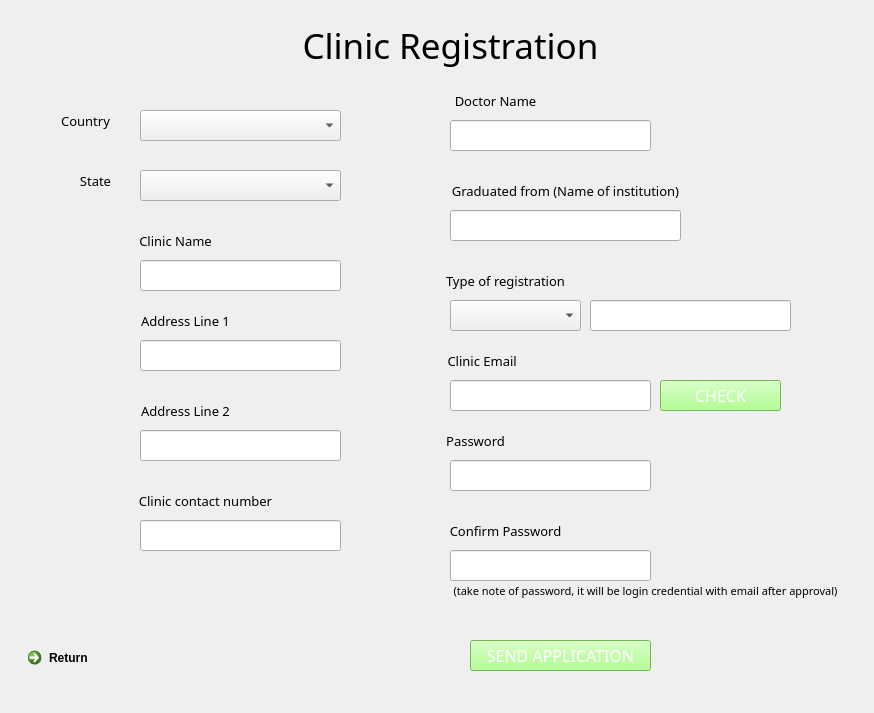
<?xml version="1.0" encoding="UTF-8"?>
<ui version="4.0">
 <class>RegisterPage</class>
 <widget class="QWidget" name="RegisterPage">
  <property name="geometry">
   <rect>
    <x>0</x>
    <y>0</y>
    <width>874</width>
    <height>713</height>
   </rect>
  </property>
  <property name="windowTitle">
   <string>Call A Doctor - Sign up page</string>
  </property>
  <widget class="QLineEdit" name="ClinicNameInput">
   <property name="geometry">
    <rect>
     <x>140</x>
     <y>260</y>
     <width>201</width>
     <height>31</height>
    </rect>
   </property>
   <property name="font">
    <font>
     <family>Bahnschrift Light</family>
    </font>
   </property>
   <property name="toolTip">
    <string>&lt;html&gt;&lt;head/&gt;&lt;body&gt;&lt;p&gt;Username&lt;/p&gt;&lt;p&gt;&lt;br/&gt;&lt;/p&gt;&lt;/body&gt;&lt;/html&gt;</string>
   </property>
   <property name="styleSheet">
    <string notr="true">Username</string>
   </property>
   <property name="text">
    <string/>
   </property>
   <property name="placeholderText">
    <string/>
   </property>
  </widget>
  <widget class="QLabel" name="Welcome_label_2">
   <property name="enabled">
    <bool>true</bool>
   </property>
   <property name="geometry">
    <rect>
     <x>270</x>
     <y>20</y>
     <width>361</width>
     <height>51</height>
    </rect>
   </property>
   <property name="sizePolicy">
    <sizepolicy hsizetype="Preferred" vsizetype="Preferred">
     <horstretch>0</horstretch>
     <verstretch>0</verstretch>
    </sizepolicy>
   </property>
   <property name="font">
    <font>
     <family>Yu Gothic UI Semibold</family>
     <pointsize>26</pointsize>
     <weight>7</weight>
     <italic>false</italic>
     <bold>false</bold>
    </font>
   </property>
   <property name="layoutDirection">
    <enum>Qt::LeftToRight</enum>
   </property>
   <property name="autoFillBackground">
    <bool>false</bool>
   </property>
   <property name="styleSheet">
    <string notr="true">
font: 63 26pt &quot;Yu Gothic UI Semibold&quot;;</string>
   </property>
   <property name="text">
    <string>Clinic Registration</string>
   </property>
   <property name="alignment">
    <set>Qt::AlignCenter</set>
   </property>
  </widget>
  <widget class="QLabel" name="Welcome_label_3">
   <property name="enabled">
    <bool>true</bool>
   </property>
   <property name="geometry">
    <rect>
     <x>50</x>
     <y>220</y>
     <width>251</width>
     <height>41</height>
    </rect>
   </property>
   <property name="sizePolicy">
    <sizepolicy hsizetype="Preferred" vsizetype="Preferred">
     <horstretch>0</horstretch>
     <verstretch>0</verstretch>
    </sizepolicy>
   </property>
   <property name="minimumSize">
    <size>
     <width>251</width>
     <height>41</height>
    </size>
   </property>
   <property name="font">
    <font>
     <family>Yu Gothic UI Semibold</family>
     <pointsize>10</pointsize>
     <weight>7</weight>
     <italic>false</italic>
     <bold>false</bold>
    </font>
   </property>
   <property name="toolTip">
    <string>&lt;html&gt;&lt;head/&gt;&lt;body&gt;&lt;p&gt;&lt;span style=&quot; font-size:10pt; font-weight:600;&quot;&gt;First name&lt;/span&gt;&lt;/p&gt;&lt;/body&gt;&lt;/html&gt;</string>
   </property>
   <property name="layoutDirection">
    <enum>Qt::LeftToRight</enum>
   </property>
   <property name="autoFillBackground">
    <bool>false</bool>
   </property>
   <property name="styleSheet">
    <string notr="true">
font: 63 10pt &quot;Yu Gothic UI Semibold&quot;;</string>
   </property>
   <property name="text">
    <string>Clinic Name</string>
   </property>
   <property name="alignment">
    <set>Qt::AlignCenter</set>
   </property>
  </widget>
  <widget class="QLineEdit" name="DoctorNameInput">
   <property name="geometry">
    <rect>
     <x>450</x>
     <y>120</y>
     <width>201</width>
     <height>31</height>
    </rect>
   </property>
   <property name="font">
    <font>
     <family>Bahnschrift Light</family>
    </font>
   </property>
   <property name="toolTip">
    <string>&lt;html&gt;&lt;head/&gt;&lt;body&gt;&lt;p&gt;Username&lt;/p&gt;&lt;p&gt;&lt;br/&gt;&lt;/p&gt;&lt;/body&gt;&lt;/html&gt;</string>
   </property>
   <property name="styleSheet">
    <string notr="true">Username</string>
   </property>
   <property name="text">
    <string/>
   </property>
   <property name="placeholderText">
    <string/>
   </property>
  </widget>
  <widget class="QLabel" name="Welcome_label_6">
   <property name="enabled">
    <bool>true</bool>
   </property>
   <property name="geometry">
    <rect>
     <x>370</x>
     <y>80</y>
     <width>251</width>
     <height>41</height>
    </rect>
   </property>
   <property name="sizePolicy">
    <sizepolicy hsizetype="Preferred" vsizetype="Preferred">
     <horstretch>0</horstretch>
     <verstretch>0</verstretch>
    </sizepolicy>
   </property>
   <property name="minimumSize">
    <size>
     <width>251</width>
     <height>41</height>
    </size>
   </property>
   <property name="font">
    <font>
     <family>Yu Gothic UI Semibold</family>
     <pointsize>10</pointsize>
     <weight>7</weight>
     <italic>false</italic>
     <bold>false</bold>
    </font>
   </property>
   <property name="toolTip">
    <string>&lt;html&gt;&lt;head/&gt;&lt;body&gt;&lt;p&gt;&lt;span style=&quot; font-size:10pt; font-weight:600;&quot;&gt;First name&lt;/span&gt;&lt;/p&gt;&lt;/body&gt;&lt;/html&gt;</string>
   </property>
   <property name="layoutDirection">
    <enum>Qt::LeftToRight</enum>
   </property>
   <property name="autoFillBackground">
    <bool>false</bool>
   </property>
   <property name="styleSheet">
    <string notr="true">
font: 63 10pt &quot;Yu Gothic UI Semibold&quot;;</string>
   </property>
   <property name="text">
    <string>Doctor Name</string>
   </property>
   <property name="alignment">
    <set>Qt::AlignCenter</set>
   </property>
  </widget>
  <widget class="QLineEdit" name="addressLine1Input">
   <property name="geometry">
    <rect>
     <x>140</x>
     <y>340</y>
     <width>201</width>
     <height>31</height>
    </rect>
   </property>
   <property name="font">
    <font>
     <family>Bahnschrift Light</family>
    </font>
   </property>
   <property name="toolTip">
    <string>&lt;html&gt;&lt;head/&gt;&lt;body&gt;&lt;p&gt;Username&lt;/p&gt;&lt;p&gt;&lt;br/&gt;&lt;/p&gt;&lt;/body&gt;&lt;/html&gt;</string>
   </property>
   <property name="styleSheet">
    <string notr="true">Username</string>
   </property>
   <property name="text">
    <string/>
   </property>
   <property name="placeholderText">
    <string/>
   </property>
  </widget>
  <widget class="QLabel" name="Welcome_label_8">
   <property name="enabled">
    <bool>true</bool>
   </property>
   <property name="geometry">
    <rect>
     <x>60</x>
     <y>300</y>
     <width>251</width>
     <height>41</height>
    </rect>
   </property>
   <property name="sizePolicy">
    <sizepolicy hsizetype="Preferred" vsizetype="Preferred">
     <horstretch>0</horstretch>
     <verstretch>0</verstretch>
    </sizepolicy>
   </property>
   <property name="minimumSize">
    <size>
     <width>251</width>
     <height>41</height>
    </size>
   </property>
   <property name="font">
    <font>
     <family>Yu Gothic UI Semibold</family>
     <pointsize>10</pointsize>
     <weight>7</weight>
     <italic>false</italic>
     <bold>false</bold>
    </font>
   </property>
   <property name="toolTip">
    <string>&lt;html&gt;&lt;head/&gt;&lt;body&gt;&lt;p&gt;&lt;span style=&quot; font-size:10pt; font-weight:600;&quot;&gt;First name&lt;/span&gt;&lt;/p&gt;&lt;/body&gt;&lt;/html&gt;</string>
   </property>
   <property name="layoutDirection">
    <enum>Qt::LeftToRight</enum>
   </property>
   <property name="autoFillBackground">
    <bool>false</bool>
   </property>
   <property name="styleSheet">
    <string notr="true">
font: 63 10pt &quot;Yu Gothic UI Semibold&quot;;</string>
   </property>
   <property name="text">
    <string>Address Line 1</string>
   </property>
   <property name="alignment">
    <set>Qt::AlignCenter</set>
   </property>
  </widget>
  <widget class="QLabel" name="Welcome_label_9">
   <property name="enabled">
    <bool>true</bool>
   </property>
   <property name="geometry">
    <rect>
     <x>60</x>
     <y>390</y>
     <width>251</width>
     <height>41</height>
    </rect>
   </property>
   <property name="sizePolicy">
    <sizepolicy hsizetype="Preferred" vsizetype="Preferred">
     <horstretch>0</horstretch>
     <verstretch>0</verstretch>
    </sizepolicy>
   </property>
   <property name="minimumSize">
    <size>
     <width>251</width>
     <height>41</height>
    </size>
   </property>
   <property name="font">
    <font>
     <family>Yu Gothic UI Semibold</family>
     <pointsize>10</pointsize>
     <weight>7</weight>
     <italic>false</italic>
     <bold>false</bold>
    </font>
   </property>
   <property name="toolTip">
    <string>&lt;html&gt;&lt;head/&gt;&lt;body&gt;&lt;p&gt;&lt;span style=&quot; font-size:10pt; font-weight:600;&quot;&gt;First name&lt;/span&gt;&lt;/p&gt;&lt;/body&gt;&lt;/html&gt;</string>
   </property>
   <property name="layoutDirection">
    <enum>Qt::LeftToRight</enum>
   </property>
   <property name="autoFillBackground">
    <bool>false</bool>
   </property>
   <property name="styleSheet">
    <string notr="true">
font: 63 10pt &quot;Yu Gothic UI Semibold&quot;;</string>
   </property>
   <property name="text">
    <string>Address Line 2</string>
   </property>
   <property name="alignment">
    <set>Qt::AlignCenter</set>
   </property>
  </widget>
  <widget class="QLineEdit" name="addressLine2Input">
   <property name="geometry">
    <rect>
     <x>140</x>
     <y>430</y>
     <width>201</width>
     <height>31</height>
    </rect>
   </property>
   <property name="font">
    <font>
     <family>Bahnschrift Light</family>
    </font>
   </property>
   <property name="toolTip">
    <string>&lt;html&gt;&lt;head/&gt;&lt;body&gt;&lt;p&gt;Username&lt;/p&gt;&lt;p&gt;&lt;br/&gt;&lt;/p&gt;&lt;/body&gt;&lt;/html&gt;</string>
   </property>
   <property name="styleSheet">
    <string notr="true">Username</string>
   </property>
   <property name="text">
    <string/>
   </property>
   <property name="placeholderText">
    <string/>
   </property>
  </widget>
  <widget class="QLabel" name="Welcome_label_11">
   <property name="enabled">
    <bool>true</bool>
   </property>
   <property name="geometry">
    <rect>
     <x>-40</x>
     <y>160</y>
     <width>251</width>
     <height>41</height>
    </rect>
   </property>
   <property name="sizePolicy">
    <sizepolicy hsizetype="Preferred" vsizetype="Preferred">
     <horstretch>0</horstretch>
     <verstretch>0</verstretch>
    </sizepolicy>
   </property>
   <property name="minimumSize">
    <size>
     <width>251</width>
     <height>41</height>
    </size>
   </property>
   <property name="font">
    <font>
     <family>Yu Gothic UI Semibold</family>
     <pointsize>10</pointsize>
     <weight>7</weight>
     <italic>false</italic>
     <bold>false</bold>
    </font>
   </property>
   <property name="toolTip">
    <string>&lt;html&gt;&lt;head/&gt;&lt;body&gt;&lt;p&gt;&lt;span style=&quot; font-size:10pt; font-weight:600;&quot;&gt;First name&lt;/span&gt;&lt;/p&gt;&lt;/body&gt;&lt;/html&gt;</string>
   </property>
   <property name="layoutDirection">
    <enum>Qt::LeftToRight</enum>
   </property>
   <property name="autoFillBackground">
    <bool>false</bool>
   </property>
   <property name="styleSheet">
    <string notr="true">
font: 63 10pt &quot;Yu Gothic UI Semibold&quot;;</string>
   </property>
   <property name="text">
    <string/>
   </property>
   <property name="alignment">
    <set>Qt::AlignCenter</set>
   </property>
  </widget>
  <widget class="QLabel" name="Welcome_label_12">
   <property name="enabled">
    <bool>true</bool>
   </property>
   <property name="geometry">
    <rect>
     <x>-30</x>
     <y>160</y>
     <width>251</width>
     <height>41</height>
    </rect>
   </property>
   <property name="sizePolicy">
    <sizepolicy hsizetype="Preferred" vsizetype="Preferred">
     <horstretch>0</horstretch>
     <verstretch>0</verstretch>
    </sizepolicy>
   </property>
   <property name="minimumSize">
    <size>
     <width>251</width>
     <height>41</height>
    </size>
   </property>
   <property name="font">
    <font>
     <family>Yu Gothic UI Semibold</family>
     <pointsize>10</pointsize>
     <weight>7</weight>
     <italic>false</italic>
     <bold>false</bold>
    </font>
   </property>
   <property name="toolTip">
    <string>&lt;html&gt;&lt;head/&gt;&lt;body&gt;&lt;p&gt;&lt;span style=&quot; font-size:10pt; font-weight:600;&quot;&gt;First name&lt;/span&gt;&lt;/p&gt;&lt;/body&gt;&lt;/html&gt;</string>
   </property>
   <property name="layoutDirection">
    <enum>Qt::LeftToRight</enum>
   </property>
   <property name="autoFillBackground">
    <bool>false</bool>
   </property>
   <property name="styleSheet">
    <string notr="true">
font: 63 10pt &quot;Yu Gothic UI Semibold&quot;;</string>
   </property>
   <property name="text">
    <string>State</string>
   </property>
   <property name="alignment">
    <set>Qt::AlignCenter</set>
   </property>
  </widget>
  <widget class="QPushButton" name="SendApplication">
   <property name="geometry">
    <rect>
     <x>470</x>
     <y>640</y>
     <width>181</width>
     <height>31</height>
    </rect>
   </property>
   <property name="font">
    <font>
     <family>Bahnschrift SemiLight SemiConde</family>
     <pointsize>12</pointsize>
    </font>
   </property>
   <property name="autoFillBackground">
    <bool>false</bool>
   </property>
   <property name="styleSheet">
    <string notr="true">background-color: #9dff73;
color: #FFFFFF;
</string>
   </property>
   <property name="text">
    <string>SEND APPLICATION</string>
   </property>
   <property name="autoDefault">
    <bool>false</bool>
   </property>
  </widget>
  <widget class="QLabel" name="Welcome_label_14">
   <property name="enabled">
    <bool>true</bool>
   </property>
   <property name="geometry">
    <rect>
     <x>-40</x>
     <y>100</y>
     <width>251</width>
     <height>41</height>
    </rect>
   </property>
   <property name="sizePolicy">
    <sizepolicy hsizetype="Preferred" vsizetype="Preferred">
     <horstretch>0</horstretch>
     <verstretch>0</verstretch>
    </sizepolicy>
   </property>
   <property name="minimumSize">
    <size>
     <width>251</width>
     <height>41</height>
    </size>
   </property>
   <property name="font">
    <font>
     <family>Yu Gothic UI Semibold</family>
     <pointsize>10</pointsize>
     <weight>7</weight>
     <italic>false</italic>
     <bold>false</bold>
    </font>
   </property>
   <property name="toolTip">
    <string>&lt;html&gt;&lt;head/&gt;&lt;body&gt;&lt;p&gt;&lt;span style=&quot; font-size:10pt; font-weight:600;&quot;&gt;First name&lt;/span&gt;&lt;/p&gt;&lt;/body&gt;&lt;/html&gt;</string>
   </property>
   <property name="layoutDirection">
    <enum>Qt::LeftToRight</enum>
   </property>
   <property name="autoFillBackground">
    <bool>false</bool>
   </property>
   <property name="styleSheet">
    <string notr="true">
font: 63 10pt &quot;Yu Gothic UI Semibold&quot;;</string>
   </property>
   <property name="text">
    <string>Country</string>
   </property>
   <property name="alignment">
    <set>Qt::AlignCenter</set>
   </property>
  </widget>
  <widget class="QComboBox" name="countrybox">
   <property name="geometry">
    <rect>
     <x>140</x>
     <y>110</y>
     <width>201</width>
     <height>31</height>
    </rect>
   </property>
  </widget>
  <widget class="QComboBox" name="statebox">
   <property name="geometry">
    <rect>
     <x>140</x>
     <y>170</y>
     <width>201</width>
     <height>31</height>
    </rect>
   </property>
  </widget>
  <widget class="QCommandLinkButton" name="commandLinkButton">
   <property name="geometry">
    <rect>
     <x>20</x>
     <y>640</y>
     <width>185</width>
     <height>41</height>
    </rect>
   </property>
   <property name="text">
    <string>Return</string>
   </property>
  </widget>
  <widget class="QLabel" name="Welcome_label_4">
   <property name="enabled">
    <bool>true</bool>
   </property>
   <property name="geometry">
    <rect>
     <x>80</x>
     <y>480</y>
     <width>251</width>
     <height>41</height>
    </rect>
   </property>
   <property name="sizePolicy">
    <sizepolicy hsizetype="Preferred" vsizetype="Preferred">
     <horstretch>0</horstretch>
     <verstretch>0</verstretch>
    </sizepolicy>
   </property>
   <property name="minimumSize">
    <size>
     <width>251</width>
     <height>41</height>
    </size>
   </property>
   <property name="font">
    <font>
     <family>Yu Gothic UI Semibold</family>
     <pointsize>10</pointsize>
     <weight>7</weight>
     <italic>false</italic>
     <bold>false</bold>
    </font>
   </property>
   <property name="toolTip">
    <string>&lt;html&gt;&lt;head/&gt;&lt;body&gt;&lt;p&gt;&lt;span style=&quot; font-size:10pt; font-weight:600;&quot;&gt;First name&lt;/span&gt;&lt;/p&gt;&lt;/body&gt;&lt;/html&gt;</string>
   </property>
   <property name="layoutDirection">
    <enum>Qt::LeftToRight</enum>
   </property>
   <property name="autoFillBackground">
    <bool>false</bool>
   </property>
   <property name="styleSheet">
    <string notr="true">
font: 63 10pt &quot;Yu Gothic UI Semibold&quot;;</string>
   </property>
   <property name="text">
    <string>Clinic contact number</string>
   </property>
   <property name="alignment">
    <set>Qt::AlignCenter</set>
   </property>
  </widget>
  <widget class="QLineEdit" name="ContactNumberInput">
   <property name="geometry">
    <rect>
     <x>140</x>
     <y>520</y>
     <width>201</width>
     <height>31</height>
    </rect>
   </property>
   <property name="font">
    <font>
     <family>Bahnschrift Light</family>
    </font>
   </property>
   <property name="toolTip">
    <string>&lt;html&gt;&lt;head/&gt;&lt;body&gt;&lt;p&gt;Username&lt;/p&gt;&lt;p&gt;&lt;br/&gt;&lt;/p&gt;&lt;/body&gt;&lt;/html&gt;</string>
   </property>
   <property name="styleSheet">
    <string notr="true">Username</string>
   </property>
   <property name="text">
    <string/>
   </property>
   <property name="placeholderText">
    <string/>
   </property>
  </widget>
  <widget class="QLabel" name="InstitutionLabel">
   <property name="enabled">
    <bool>true</bool>
   </property>
   <property name="geometry">
    <rect>
     <x>440</x>
     <y>170</y>
     <width>251</width>
     <height>41</height>
    </rect>
   </property>
   <property name="sizePolicy">
    <sizepolicy hsizetype="Preferred" vsizetype="Preferred">
     <horstretch>0</horstretch>
     <verstretch>0</verstretch>
    </sizepolicy>
   </property>
   <property name="minimumSize">
    <size>
     <width>251</width>
     <height>41</height>
    </size>
   </property>
   <property name="font">
    <font>
     <family>Yu Gothic UI Semibold</family>
     <pointsize>10</pointsize>
     <weight>7</weight>
     <italic>false</italic>
     <bold>false</bold>
    </font>
   </property>
   <property name="toolTip">
    <string>&lt;html&gt;&lt;head/&gt;&lt;body&gt;&lt;p&gt;&lt;span style=&quot; font-size:10pt; font-weight:600;&quot;&gt;First name&lt;/span&gt;&lt;/p&gt;&lt;/body&gt;&lt;/html&gt;</string>
   </property>
   <property name="layoutDirection">
    <enum>Qt::LeftToRight</enum>
   </property>
   <property name="autoFillBackground">
    <bool>false</bool>
   </property>
   <property name="styleSheet">
    <string notr="true">
font: 63 10pt &quot;Yu Gothic UI Semibold&quot;;</string>
   </property>
   <property name="text">
    <string>Graduated from (Name of institution)</string>
   </property>
   <property name="alignment">
    <set>Qt::AlignCenter</set>
   </property>
  </widget>
  <widget class="QLineEdit" name="InstitutionInput">
   <property name="geometry">
    <rect>
     <x>450</x>
     <y>210</y>
     <width>231</width>
     <height>31</height>
    </rect>
   </property>
   <property name="font">
    <font>
     <family>Bahnschrift Light</family>
    </font>
   </property>
   <property name="toolTip">
    <string>&lt;html&gt;&lt;head/&gt;&lt;body&gt;&lt;p&gt;Username&lt;/p&gt;&lt;p&gt;&lt;br/&gt;&lt;/p&gt;&lt;/body&gt;&lt;/html&gt;</string>
   </property>
   <property name="styleSheet">
    <string notr="true">Username</string>
   </property>
   <property name="text">
    <string/>
   </property>
   <property name="placeholderText">
    <string/>
   </property>
  </widget>
  <widget class="QComboBox" name="TypeOfRegistration">
   <property name="geometry">
    <rect>
     <x>450</x>
     <y>300</y>
     <width>131</width>
     <height>31</height>
    </rect>
   </property>
   <item>
    <property name="text">
     <string/>
    </property>
   </item>
   <item>
    <property name="text">
     <string>Full Registration:</string>
    </property>
   </item>
   <item>
    <property name="text">
     <string>Provisional Registration:</string>
    </property>
   </item>
   <item>
    <property name="text">
     <string>TPC :</string>
    </property>
   </item>
  </widget>
  <widget class="QLabel" name="TypeofRegistrationLabel">
   <property name="enabled">
    <bool>true</bool>
   </property>
   <property name="geometry">
    <rect>
     <x>380</x>
     <y>260</y>
     <width>251</width>
     <height>41</height>
    </rect>
   </property>
   <property name="sizePolicy">
    <sizepolicy hsizetype="Preferred" vsizetype="Preferred">
     <horstretch>0</horstretch>
     <verstretch>0</verstretch>
    </sizepolicy>
   </property>
   <property name="minimumSize">
    <size>
     <width>251</width>
     <height>41</height>
    </size>
   </property>
   <property name="font">
    <font>
     <family>Yu Gothic UI Semibold</family>
     <pointsize>10</pointsize>
     <weight>7</weight>
     <italic>false</italic>
     <bold>false</bold>
    </font>
   </property>
   <property name="toolTip">
    <string>&lt;html&gt;&lt;head/&gt;&lt;body&gt;&lt;p&gt;&lt;span style=&quot; font-size:10pt; font-weight:600;&quot;&gt;First name&lt;/span&gt;&lt;/p&gt;&lt;/body&gt;&lt;/html&gt;</string>
   </property>
   <property name="layoutDirection">
    <enum>Qt::LeftToRight</enum>
   </property>
   <property name="autoFillBackground">
    <bool>false</bool>
   </property>
   <property name="styleSheet">
    <string notr="true">
font: 63 10pt &quot;Yu Gothic UI Semibold&quot;;</string>
   </property>
   <property name="text">
    <string>Type of registration</string>
   </property>
   <property name="alignment">
    <set>Qt::AlignCenter</set>
   </property>
  </widget>
  <widget class="QLineEdit" name="TypeOfRegistrationInput">
   <property name="geometry">
    <rect>
     <x>590</x>
     <y>300</y>
     <width>201</width>
     <height>31</height>
    </rect>
   </property>
   <property name="font">
    <font>
     <family>Bahnschrift Light</family>
    </font>
   </property>
   <property name="toolTip">
    <string>&lt;html&gt;&lt;head/&gt;&lt;body&gt;&lt;p&gt;Username&lt;/p&gt;&lt;p&gt;&lt;br/&gt;&lt;/p&gt;&lt;/body&gt;&lt;/html&gt;</string>
   </property>
   <property name="styleSheet">
    <string notr="true">Username</string>
   </property>
   <property name="text">
    <string/>
   </property>
   <property name="placeholderText">
    <string/>
   </property>
  </widget>
  <widget class="QLabel" name="Welcome_label_5">
   <property name="enabled">
    <bool>true</bool>
   </property>
   <property name="geometry">
    <rect>
     <x>360</x>
     <y>340</y>
     <width>251</width>
     <height>41</height>
    </rect>
   </property>
   <property name="sizePolicy">
    <sizepolicy hsizetype="Preferred" vsizetype="Preferred">
     <horstretch>0</horstretch>
     <verstretch>0</verstretch>
    </sizepolicy>
   </property>
   <property name="minimumSize">
    <size>
     <width>251</width>
     <height>41</height>
    </size>
   </property>
   <property name="font">
    <font>
     <family>Yu Gothic UI Semibold</family>
     <pointsize>10</pointsize>
     <weight>7</weight>
     <italic>false</italic>
     <bold>false</bold>
    </font>
   </property>
   <property name="toolTip">
    <string>&lt;html&gt;&lt;head/&gt;&lt;body&gt;&lt;p&gt;&lt;span style=&quot; font-size:10pt; font-weight:600;&quot;&gt;First name&lt;/span&gt;&lt;/p&gt;&lt;/body&gt;&lt;/html&gt;</string>
   </property>
   <property name="layoutDirection">
    <enum>Qt::LeftToRight</enum>
   </property>
   <property name="autoFillBackground">
    <bool>false</bool>
   </property>
   <property name="styleSheet">
    <string notr="true">
font: 63 10pt &quot;Yu Gothic UI Semibold&quot;;</string>
   </property>
   <property name="text">
    <string>Clinic Email  </string>
   </property>
   <property name="alignment">
    <set>Qt::AlignCenter</set>
   </property>
  </widget>
  <widget class="QLineEdit" name="ClinicEmailInput">
   <property name="geometry">
    <rect>
     <x>450</x>
     <y>380</y>
     <width>201</width>
     <height>31</height>
    </rect>
   </property>
   <property name="font">
    <font>
     <family>Bahnschrift Light</family>
    </font>
   </property>
   <property name="toolTip">
    <string>&lt;html&gt;&lt;head/&gt;&lt;body&gt;&lt;p&gt;Username&lt;/p&gt;&lt;p&gt;&lt;br/&gt;&lt;/p&gt;&lt;/body&gt;&lt;/html&gt;</string>
   </property>
   <property name="styleSheet">
    <string notr="true">Username</string>
   </property>
   <property name="text">
    <string/>
   </property>
   <property name="placeholderText">
    <string/>
   </property>
  </widget>
  <widget class="QLineEdit" name="PasswordInput">
   <property name="geometry">
    <rect>
     <x>450</x>
     <y>460</y>
     <width>201</width>
     <height>31</height>
    </rect>
   </property>
   <property name="font">
    <font>
     <family>Bahnschrift Light</family>
    </font>
   </property>
   <property name="toolTip">
    <string>&lt;html&gt;&lt;head/&gt;&lt;body&gt;&lt;p&gt;Username&lt;/p&gt;&lt;p&gt;&lt;br/&gt;&lt;/p&gt;&lt;/body&gt;&lt;/html&gt;</string>
   </property>
   <property name="styleSheet">
    <string notr="true">Username</string>
   </property>
   <property name="text">
    <string/>
   </property>
   <property name="placeholderText">
    <string/>
   </property>
  </widget>
  <widget class="QLabel" name="Welcome_label_10">
   <property name="enabled">
    <bool>true</bool>
   </property>
   <property name="geometry">
    <rect>
     <x>350</x>
     <y>420</y>
     <width>251</width>
     <height>41</height>
    </rect>
   </property>
   <property name="sizePolicy">
    <sizepolicy hsizetype="Preferred" vsizetype="Preferred">
     <horstretch>0</horstretch>
     <verstretch>0</verstretch>
    </sizepolicy>
   </property>
   <property name="minimumSize">
    <size>
     <width>251</width>
     <height>41</height>
    </size>
   </property>
   <property name="font">
    <font>
     <family>Yu Gothic UI Semibold</family>
     <pointsize>10</pointsize>
     <weight>7</weight>
     <italic>false</italic>
     <bold>false</bold>
    </font>
   </property>
   <property name="toolTip">
    <string>&lt;html&gt;&lt;head/&gt;&lt;body&gt;&lt;p&gt;&lt;span style=&quot; font-size:10pt; font-weight:600;&quot;&gt;First name&lt;/span&gt;&lt;/p&gt;&lt;/body&gt;&lt;/html&gt;</string>
   </property>
   <property name="layoutDirection">
    <enum>Qt::LeftToRight</enum>
   </property>
   <property name="autoFillBackground">
    <bool>false</bool>
   </property>
   <property name="styleSheet">
    <string notr="true">
font: 63 10pt &quot;Yu Gothic UI Semibold&quot;;</string>
   </property>
   <property name="text">
    <string>Password</string>
   </property>
   <property name="alignment">
    <set>Qt::AlignCenter</set>
   </property>
  </widget>
  <widget class="QLabel" name="Welcome_label_13">
   <property name="enabled">
    <bool>true</bool>
   </property>
   <property name="geometry">
    <rect>
     <x>440</x>
     <y>570</y>
     <width>411</width>
     <height>41</height>
    </rect>
   </property>
   <property name="sizePolicy">
    <sizepolicy hsizetype="Preferred" vsizetype="Preferred">
     <horstretch>0</horstretch>
     <verstretch>0</verstretch>
    </sizepolicy>
   </property>
   <property name="minimumSize">
    <size>
     <width>251</width>
     <height>41</height>
    </size>
   </property>
   <property name="font">
    <font>
     <family>Yu Gothic UI Semibold</family>
     <pointsize>8</pointsize>
     <weight>7</weight>
     <italic>false</italic>
     <bold>false</bold>
    </font>
   </property>
   <property name="toolTip">
    <string>&lt;html&gt;&lt;head/&gt;&lt;body&gt;&lt;p&gt;&lt;span style=&quot; font-size:10pt; font-weight:600;&quot;&gt;First name&lt;/span&gt;&lt;/p&gt;&lt;/body&gt;&lt;/html&gt;</string>
   </property>
   <property name="layoutDirection">
    <enum>Qt::LeftToRight</enum>
   </property>
   <property name="autoFillBackground">
    <bool>false</bool>
   </property>
   <property name="styleSheet">
    <string notr="true">
font: 63 8pt &quot;Yu Gothic UI Semibold&quot;;</string>
   </property>
   <property name="text">
    <string>(take note of password, it will be login credential with email after approval)</string>
   </property>
   <property name="alignment">
    <set>Qt::AlignCenter</set>
   </property>
  </widget>
  <widget class="QLineEdit" name="PasswordInput2">
   <property name="geometry">
    <rect>
     <x>450</x>
     <y>550</y>
     <width>201</width>
     <height>31</height>
    </rect>
   </property>
   <property name="font">
    <font>
     <family>Bahnschrift Light</family>
    </font>
   </property>
   <property name="toolTip">
    <string>&lt;html&gt;&lt;head/&gt;&lt;body&gt;&lt;p&gt;Username&lt;/p&gt;&lt;p&gt;&lt;br/&gt;&lt;/p&gt;&lt;/body&gt;&lt;/html&gt;</string>
   </property>
   <property name="styleSheet">
    <string notr="true">Username</string>
   </property>
   <property name="text">
    <string/>
   </property>
   <property name="placeholderText">
    <string/>
   </property>
  </widget>
  <widget class="QLabel" name="Welcome_label_16">
   <property name="enabled">
    <bool>true</bool>
   </property>
   <property name="geometry">
    <rect>
     <x>380</x>
     <y>510</y>
     <width>251</width>
     <height>41</height>
    </rect>
   </property>
   <property name="sizePolicy">
    <sizepolicy hsizetype="Preferred" vsizetype="Preferred">
     <horstretch>0</horstretch>
     <verstretch>0</verstretch>
    </sizepolicy>
   </property>
   <property name="minimumSize">
    <size>
     <width>251</width>
     <height>41</height>
    </size>
   </property>
   <property name="font">
    <font>
     <family>Yu Gothic UI Semibold</family>
     <pointsize>10</pointsize>
     <weight>7</weight>
     <italic>false</italic>
     <bold>false</bold>
    </font>
   </property>
   <property name="toolTip">
    <string>&lt;html&gt;&lt;head/&gt;&lt;body&gt;&lt;p&gt;&lt;span style=&quot; font-size:10pt; font-weight:600;&quot;&gt;First name&lt;/span&gt;&lt;/p&gt;&lt;/body&gt;&lt;/html&gt;</string>
   </property>
   <property name="layoutDirection">
    <enum>Qt::LeftToRight</enum>
   </property>
   <property name="autoFillBackground">
    <bool>false</bool>
   </property>
   <property name="styleSheet">
    <string notr="true">
font: 63 10pt &quot;Yu Gothic UI Semibold&quot;;</string>
   </property>
   <property name="text">
    <string>Confirm Password</string>
   </property>
   <property name="alignment">
    <set>Qt::AlignCenter</set>
   </property>
  </widget>
  <widget class="QPushButton" name="VerifyEmail">
   <property name="geometry">
    <rect>
     <x>660</x>
     <y>380</y>
     <width>121</width>
     <height>31</height>
    </rect>
   </property>
   <property name="font">
    <font>
     <family>Bahnschrift SemiLight SemiConde</family>
     <pointsize>12</pointsize>
    </font>
   </property>
   <property name="autoFillBackground">
    <bool>false</bool>
   </property>
   <property name="styleSheet">
    <string notr="true">background-color: #9dff73;
color: #FFFFFF;
</string>
   </property>
   <property name="text">
    <string>CHECK</string>
   </property>
   <property name="autoDefault">
    <bool>false</bool>
   </property>
  </widget>
 </widget>
 <resources/>
 <connections/>
</ui>
